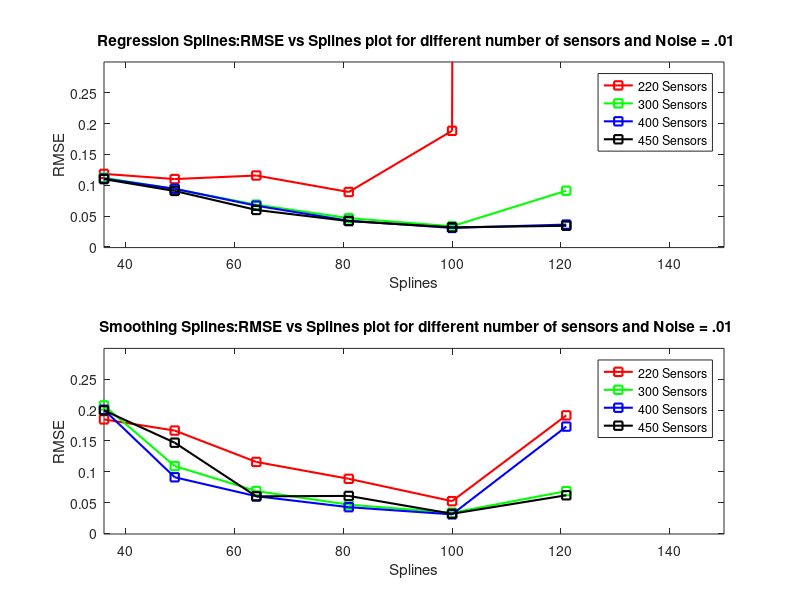
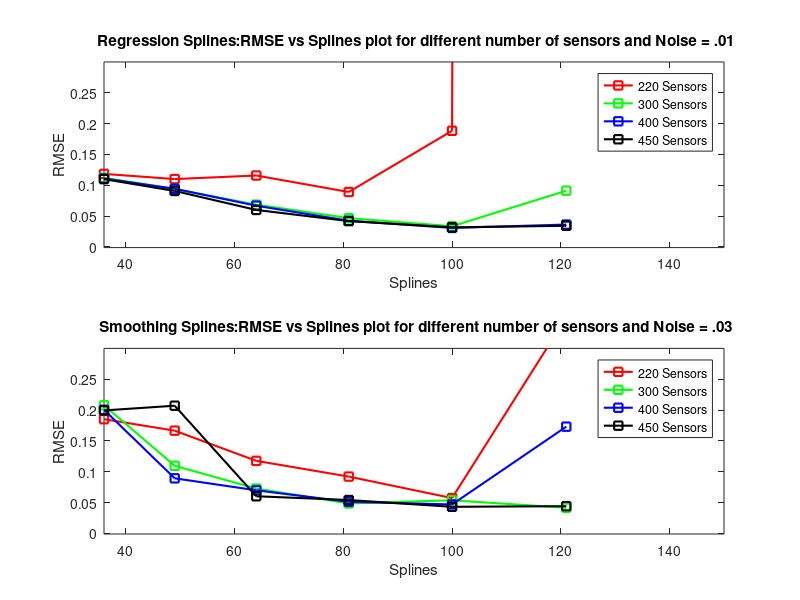
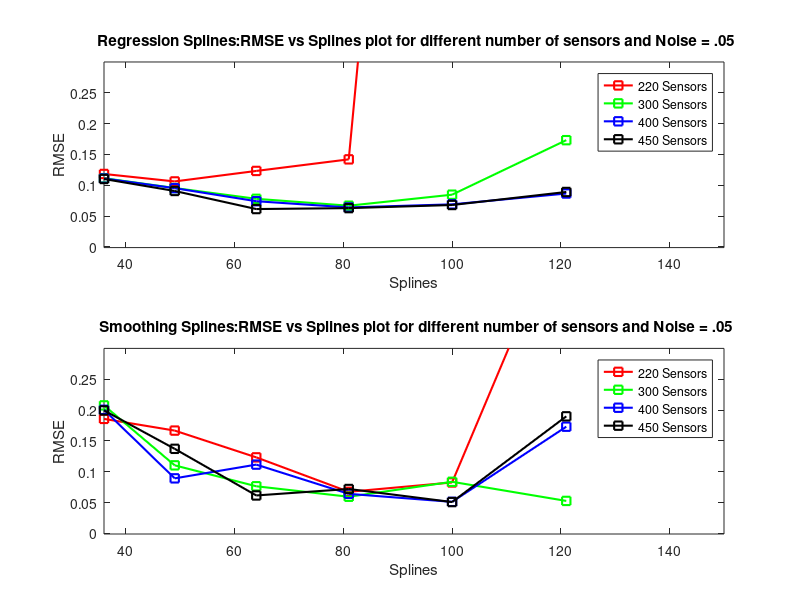
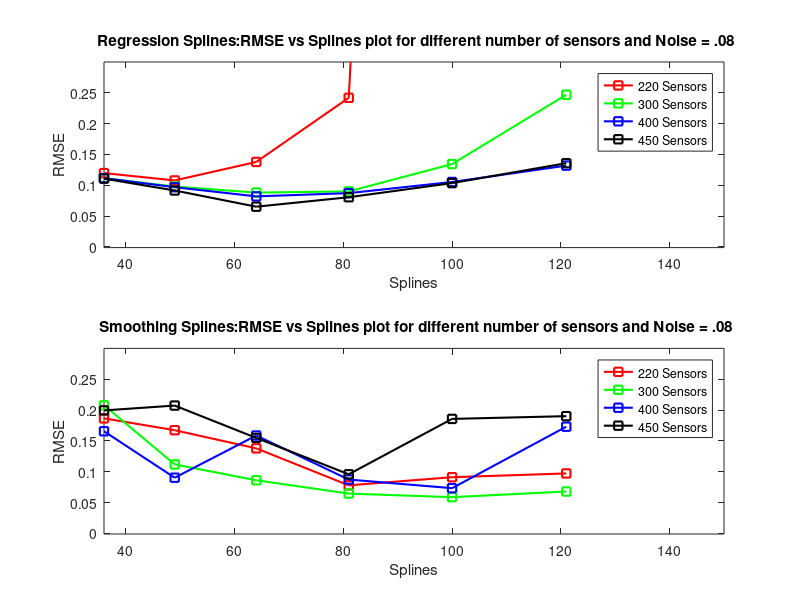

These charts were generated, in order, by the following MATLAB code:
%Graphs for OCVHM


close all

%.03 is no there



x = [220 , 300, 400, 450];
y = [ 36 , 49 , 64 , 81 , 100 ,121];
z_reg_01 = [0.11854	0.11226	0.11094	0.11001
0.11012	0.09385	0.09442	0.09086
0.11589	0.06867	0.06689	0.06005
0.08916	0.04678	0.04249	0.04198
0.1884	0.03361	0.0309	0.03184
57.42233	0.09125	0.03634	0.03438];


z_smooth_01 =[0.18484	0.2075	0.20052	0.19946
0.16675	0.10922	0.091	0.14707
0.11586	0.06867	0.06029	0.06004
0.0885	0.04656	0.04249	0.06076
0.05228	0.03347	0.03088	0.03182
0.19138	0.06851	0.17319	0.06179];



figure (1)
subplot(2,1,1)
plot (y,z_reg_01(:,1),'rs-','LineWidth',1.5)%----220
hold on
plot (y,z_reg_01(:,2),'gs-','LineWidth',1.5)%----300
plot (y,z_reg_01(:,3),'bs-','LineWidth',1.5)%----400
plot (y,z_reg_01(:,4),'ks-','LineWidth',1.5)%----450
hold off
xlabel('Splines');
ylabel('RMSE');
axis([36 150  -.001 .3])
title(' Regression Splines:RMSE vs Splines plot for different number of sensors and Noise = .01');
legend('220 Sensors', '300 Sensors' , '400 Sensors' , '450 Sensors');

subplot(2,1,2)
plot (y,z_smooth_01(:,1),'rs-','LineWidth',1.5)%----220
hold on
plot (y,z_smooth_01(:,2),'gs-','LineWidth',1.5)%----300
plot (y,z_smooth_01(:,3),'bs-','LineWidth',1.5)%----400
plot (y,z_smooth_01(:,4),'ks-','LineWidth',1.5)%----450

hold off
xlabel('Splines');
ylabel('RMSE');
axis([36 150  -.001 .3])
title(' Smoothing Splines:RMSE vs Splines plot for different number of sensors and Noise = .01');
legend('220 Sensors', '300 Sensors' , '400 Sensors' , '450 Sensors');
%----------------------------------------------------------------------------------------------------------------
%.03
%----------------------------------------------------------------------------------------------------------------


x = [220 , 300, 400, 450];
y = [ 36 , 49 , 64 , 81 , 100 ,121];
z_reg_03 = [0.11818	0.11179	0.11092	0.11004
0.10737	0.09452	0.09474	0.09068
0.11767	0.0727	0.07003	0.06022
0.09229	0.05447	0.05117	0.0492
0.90314	0.05432	0.04698	0.04667
40.69873	0.12792	0.05846	0.05945];


z_smooth_03 =[0.18516	0.2077	0.20042	0.1994
0.16659	0.10965	0.0893	0.20704
0.11764	0.0727	0.06986	0.06022
0.09211	0.0486	0.05116	0.0541
0.05727	0.05368	0.04689	0.04311
0.35017	0.04154	0.17306	0.04413
];            %------------------Need t put the correct values



figure (2)
subplot(2,1,1)
plot (y,z_reg_01(:,1),'rs-','LineWidth',1.5)%----220
hold on
plot (y,z_reg_01(:,2),'gs-','LineWidth',1.5)%----300
plot (y,z_reg_01(:,3),'bs-','LineWidth',1.5)%----400
plot (y,z_reg_01(:,4),'ks-','LineWidth',1.5)%----450
hold off
xlabel('Splines');
ylabel('RMSE');
axis([36 150  -.001 .3])
title(' Regression Splines:RMSE vs Splines plot for different number of sensors and Noise = .01');
legend('220 Sensors', '300 Sensors' , '400 Sensors' , '450 Sensors');

subplot(2,1,2)
plot (y,z_smooth_03(:,1),'rs-','LineWidth',1.5)%----220
hold on
plot (y,z_smooth_03(:,2),'gs-','LineWidth',1.5)%----300
plot (y,z_smooth_03(:,3),'bs-','LineWidth',1.5)%----400
plot (y,z_smooth_03(:,4),'ks-','LineWidth',1.5)%----450

hold off
xlabel('Splines');
ylabel('RMSE');
axis([36 150  -.001 .3])
title(' Smoothing Splines:RMSE vs Splines plot for different number of sensors and Noise = .03');
legend('220 Sensors', '300 Sensors' , '400 Sensors' , '450 Sensors');

%-----------------------------------------------------------------------------------
%.05
%-----------------------------------------------------------------------------------
x = [220 , 300, 400, 450];
y = [ 36 , 49 , 64 , 81 , 100 ,121];
z_reg_05 =[ 0.1184	0.11153 	0.11107	0.11023
0.10629	0.0956	0.09538	0.09082
0.12331	0.0781	0.07421	0.0615
0.14209	0.06692	0.06411	0.063
1.9189	0.0848	0.06913	0.06806
24.0125	0.17321	0.08668	0.08919
];


z_smooth_05 =[0.18567	0.20756	0.2004	0.19942
0.1667	0.11033	0.08924	0.13712
0.12328	0.0764	0.11153	0.0615
0.06744	0.05941	0.06411	0.07199
0.08258	0.08367	0.05113	0.05083
0.52193	0.05265	0.173	0.18982];


figure (3)
subplot(2,1,1)
plot (y,z_reg_05(:,1),'rs-','LineWidth',1.5)%----220
hold on
plot (y,z_reg_05(:,2),'gs-','LineWidth',1.5)%----300
plot (y,z_reg_05(:,3),'bs-','LineWidth',1.5)%----400
plot (y,z_reg_05(:,4),'ks-','LineWidth',1.5)%----450
hold off
xlabel('Splines');
ylabel('RMSE');
axis([36 150  -.001 .3])
title(' Regression Splines:RMSE vs Splines plot for different number of sensors and Noise = .05');
legend('220 Sensors', '300 Sensors' , '400 Sensors' , '450 Sensors');

subplot(2,1,2)
plot (y,z_smooth_05(:,1),'rs-','LineWidth',1.5)%----220
hold on
plot (y,z_smooth_05(:,2),'gs-','LineWidth',1.5)%----300
plot (y,z_smooth_05(:,3),'bs-','LineWidth',1.5)%----400
plot (y,z_smooth_05(:,4),'ks-','LineWidth',1.5)%----450

hold off
xlabel('Splines');
ylabel('RMSE');
axis([36 150  -.001 .3])
title(' Smoothing Splines:RMSE vs Splines plot for different number of sensors and Noise = .05');
legend('220 Sensors', '300 Sensors' , '400 Sensors' , '450 Sensors');

%----------------------------------------------------------------------------------------------
%.08
%------------------------------------------------------------------------------------------------

x = [220 , 300, 400, 450];
y = [ 36 , 49 , 64 , 81 , 100 ,121];
z_reg_08 =[ 0.11982	0.11157	0.11162	0.11083
0.1079	0.09798	0.09692	0.09162
0.13788	0.0882	0.08206	0.06533
0.24191	0.09012	0.08731	0.08066
3.44894	0.13448	0.10541	0.10359
3.01341	0.2469	0.13194	0.13588

];


z_smooth_08 =[0.18653	0.20771	0.16558	0.1994
0.16733	0.11185	0.09028	0.20728
0.13786	0.08612	0.15871	0.15479
0.07794	0.06457	0.0873	0.09582
0.09108	0.05872	0.07332	0.18565
0.09722	0.06791	0.17302	0.1901
];


figure (4)
subplot(2,1,1)
plot (y,z_reg_08(:,1),'rs-','LineWidth',1.5)%----220
hold on
plot (y,z_reg_08(:,2),'gs-','LineWidth',1.5)%----300
plot (y,z_reg_08(:,3),'bs-','LineWidth',1.5)%----400
plot (y,z_reg_08(:,4),'ks-','LineWidth',1.5)%----450
hold off
xlabel('Splines');
ylabel('RMSE');
axis([36 150  -.001 .3])
title(' Regression Splines:RMSE vs Splines plot for different number of sensors and Noise = .08');
legend('220 Sensors', '300 Sensors' , '400 Sensors' , '450 Sensors');

subplot(2,1,2)
plot (y,z_smooth_08(:,1),'rs-','LineWidth',1.5)%----220
hold on
plot (y,z_smooth_08(:,2),'gs-','LineWidth',1.5)%----300
plot (y,z_smooth_08(:,3),'bs-','LineWidth',1.5)%----400
plot (y,z_smooth_08(:,4),'ks-','LineWidth',1.5)%----450

hold off
xlabel('Splines');
ylabel('RMSE');
axis([36 150  -.001 .3])
title(' Smoothing Splines:RMSE vs Splines plot for different number of sensors and Noise = .08');
legend('220 Sensors', '300 Sensors' , '400 Sensors' , '450 Sensors');




%----------------------------------------------------------------------------------------------
%.1
%------------------------------------------------------------------------------------------------

x = [220 , 300, 400, 450];
y = [ 36 , 49 , 64 , 81 , 100 ,121];
z_reg_1 =[0.12148	0.11187	0.11219	0.11144
0.11107	0.10005	0.09833	0.09254
0.15076	0.09595	0.08813	0.06899
0.31298	0.10708	0.10399	0.09548
4.46975	0.16844	0.13031	0.1281
18.22565	0.29765	0.16281	0.16749

];


z_smooth_1 =[0.18729	0.20785	0.15774	0.1177
0.16807	0.11318	0.09147	0.20742
0.15073	0.09359	0.15912	0.15501
0.09072	0.15259	0.10398	0.09825
0.09808	0.0728	0.08897	0.18586
0.1153	0.07901	0.12311	0.19035
];


figure (5)
subplot(2,1,1)
plot (y,z_reg_1(:,1),'rs-','LineWidth',1.5)%----220
hold on
plot (y,z_reg_1(:,2),'gs-','LineWidth',1.5)%----300
plot (y,z_reg_1(:,3),'bs-','LineWidth',1.5)%----400
plot (y,z_reg_1(:,4),'ks-','LineWidth',1.5)%----450
hold off
xlabel('Splines');
ylabel('RMSE');
axis([36 150  -.001 .3])
title(' Regression Splines:RMSE vs Splines plot for different number of sensors and Noise = .1');
legend('220 Sensors', '300 Sensors' , '400 Sensors' , '450 Sensors');

subplot(2,1,2)
plot (y,z_smooth_1(:,1),'rs-','LineWidth',1.5)%----220
hold on
plot (y,z_smooth_1(:,2),'gs-','LineWidth',1.5)%----300
plot (y,z_smooth_1(:,3),'bs-','LineWidth',1.5)%----400
plot (y,z_smooth_1(:,4),'ks-','LineWidth',1.5)%----450

hold off
xlabel('Splines');
ylabel('RMSE');
axis([36 150  -.001 .3])
title(' Smoothing Splines:RMSE vs Splines plot for different number of sensors and Noise = .1');
legend('220 Sensors', '300 Sensors' , '400 Sensors' , '450 Sensors');











